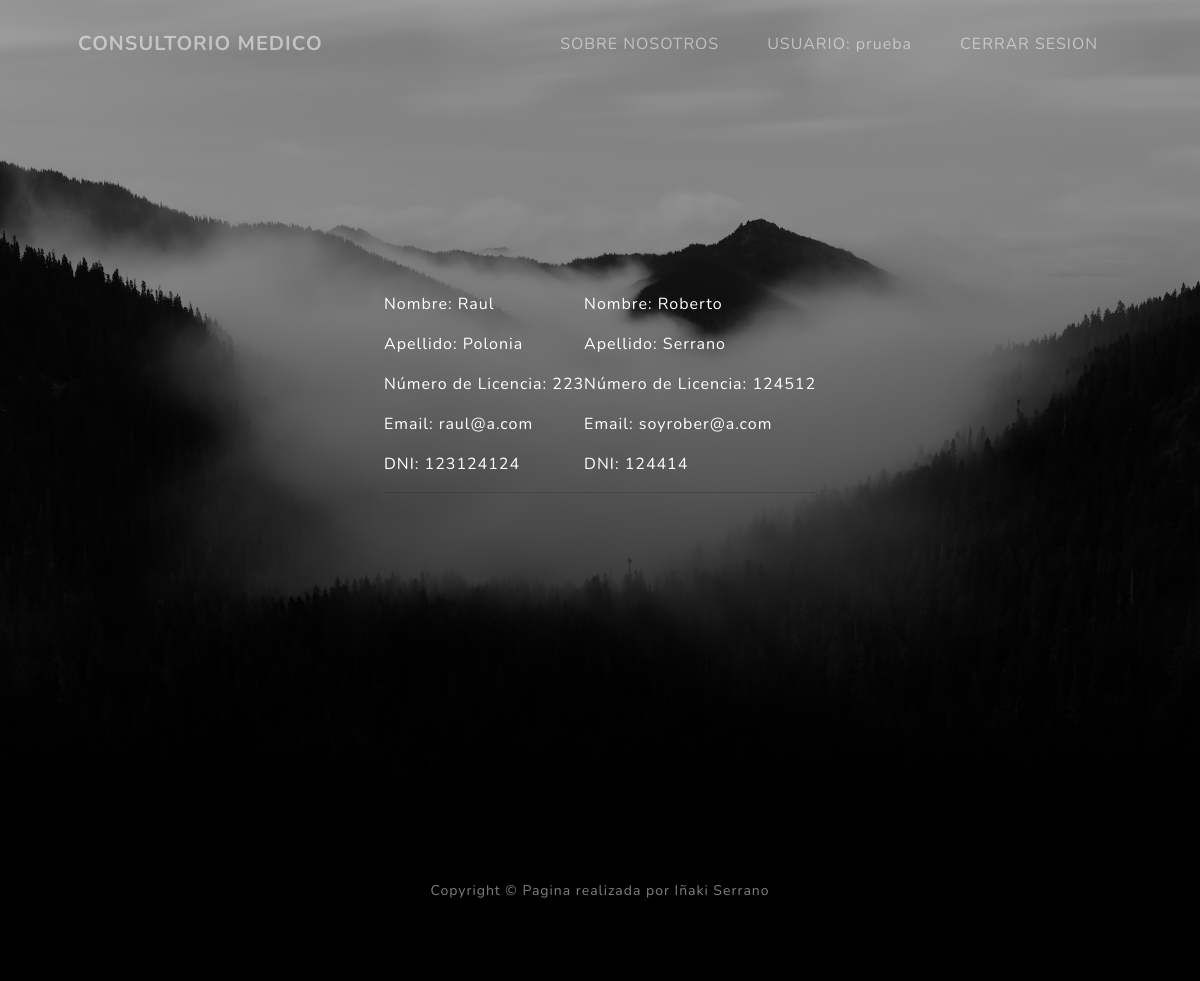
The app's page /ver_doctores/ (signed in) with its own data.
### AppConsultorio/models.py (models this page shows, shortened)
class Doctores(models.Model):
    nombre = models.CharField(max_length=100)
    apellido = models.CharField(max_length=100)
    num_licencia = models.CharField(max_length=100)
    especialidad = models.CharField(max_length=100)
    email = models.EmailField()
    dni = models.CharField(max_length=100)

### AppConsultorio/views.py (the view)
# urls.py: path('ver_doctores/',views.ver_doctores,name="ver_doctores"),
@login_required
def ver_doctores(request):
    doctores = Doctores.objects.all()
    return render(request, 'AppConsultorio/doctores.html',{'doctores':doctores})

### AppConsultorio/templates/AppConsultorio/doctores.html (shortened to what this page needs)
{% extends 'AppConsultorio/base.html' %}
{% load static %}
{% block main %}
    {% for doctor in doctores %}
    <div>
        <table>
            <p style="color: white;">Nombre: {{ doctor.nombre }}</p>
            <p style="color: white;">Apellido: {{ doctor.apellido }}</p>
            <p style="color: white;">Número de Licencia: {{ doctor.num_licencia }}</p>
            <p style="color: white;">Email: {{ doctor.email }}</p>
            <p style="color: white;">DNI: {{ doctor.dni }}</p>
            <hr>
        </table>
    </div>
        {% empty %}
            <p>No hay doctores registrad style="color: white;"os.</p>
    {% endfor %}
{% endblock main %}

### AppConsultorio/templates/AppConsultorio/base.html (shortened to what this page needs)
<!DOCTYPE html>
{% load static %}
<html lang="en">
    <head>
        <link href="{% static 'AppConsultorio/css/styles.css' %}" rel="stylesheet" />
    </head>
    <body id="page-top">
        <nav class="navbar navbar-expand-lg navbar-light fixed-top" id="mainNav">
            <div class="container px-4 px-lg-5">
                {% if user.is_authenticated %}
                    <a class="navbar-brand" href="{% url 'inicio_l' %}">CONSULTORIO MEDICO</a>
                {% else %}
                    <a class="navbar-brand" href="{% url 'inicio' %}">CONSULTORIO MEDICO</a>
                {% endif %}
                <div class="collapse navbar-collapse" id="navbarResponsive">
                    <ul class="navbar-nav ms-auto">
                        <li class="nav-item"><a class="nav-link" href="#about">SOBRE NOSOTROS</a></li>
                        {% if user.is_authenticated %}
                            <li class="nav-item"><a class="nav-link">USUARIO: {{ user.username }}</a></li>
                            <li class="nav-item"><a class="nav-link" href="{% url 'logout' %}">CERRAR SESION </a></li>
                        {% endif %}
                    </ul>
                </div>
            </div>
        </nav>
        <header class="masthead">
            <div class="container px-4 px-lg-5 d-flex h-100 align-items-center justify-content-center">
                <div class="d-flex justify-content-center">
        {% block main %}
        {% endblock main %}
</header>
<footer class="footer bg-black small text-center text-white-50"><div class="container px-4 px-lg-5">Copyright &copy; Pagina realizada por Iñaki Serrano</div></footer>
</body>
</html>

### records on screen
Doctores: nombre "Raul", apellido "Polonia", num_licencia "223", email "raul@a.com", dni "123124124"
Doctores: nombre "Roberto", apellido "Serrano", num_licencia "124512", email "soyrober@a.com", dni "124414"

### other values on screen
{{ user.username }} "prueba"
